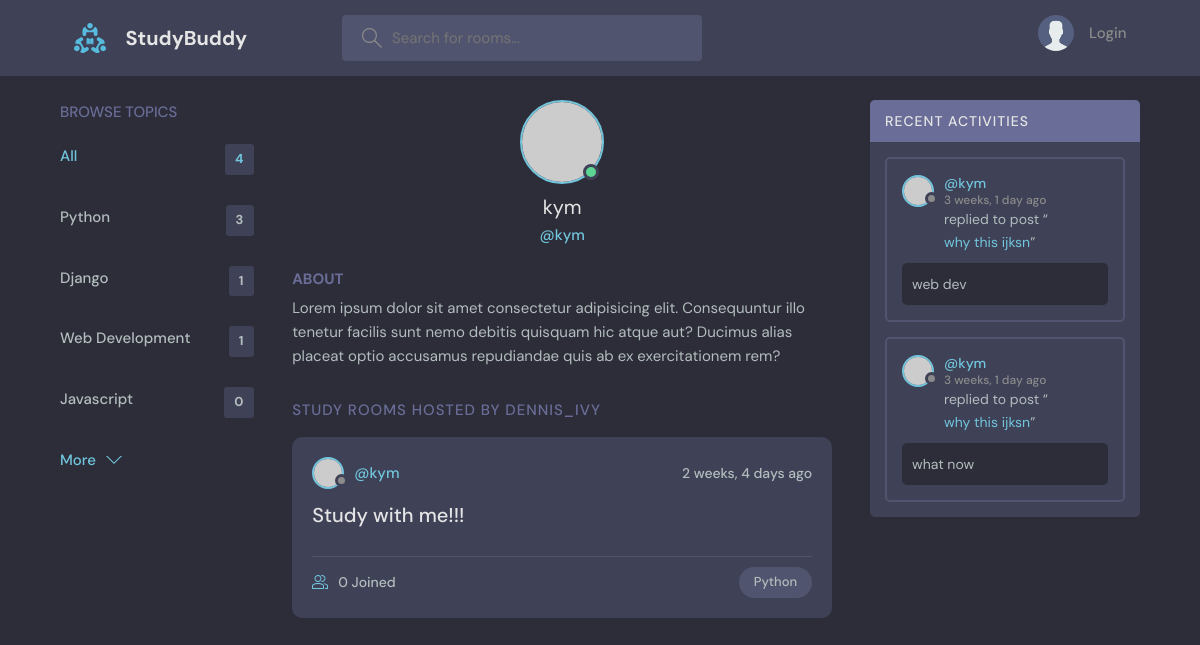
Before: /profile/4/ with the older database file.
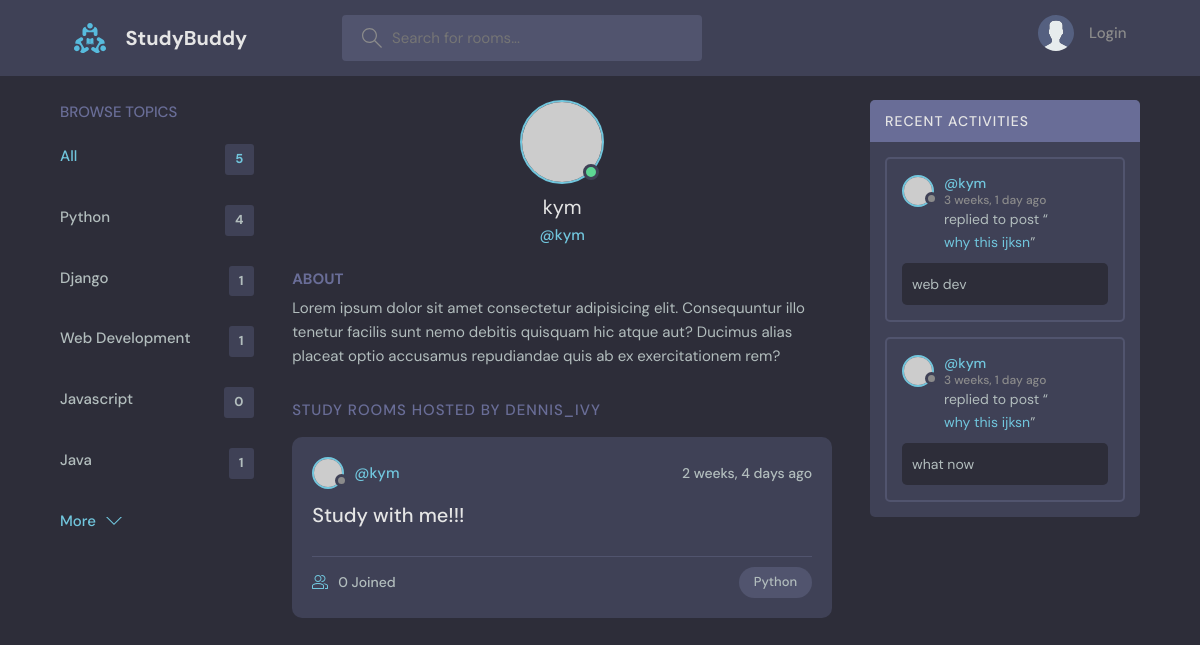
After: the same page with the newer database file.
### base/models.py (models this page shows, shortened)
class Topic(models.Model):
    name=models.CharField(max_length=200)

class Room(models.Model):
    host=models.ForeignKey(User,on_delete=models.SET_NULL,null=True)
    topic=models.ForeignKey(Topic,on_delete=models.SET_NULL,null=True)
    name=models.CharField(max_length=200)
    description=models.TextField(null=True, blank=True)
    participants=models.ManyToManyField(User,related_name='participants',blank=True)
    updated=models.DateTimeField(auto_now=True)
    created=models.DateTimeField(auto_now_add=True)
    class Meta:
        ordering=['-updated','-created']
    def __str__(self):
        return self.name

class Message(models.Model):
    user=models.ForeignKey(User,on_delete=models.CASCADE)
    room=models.ForeignKey(Room,on_delete=models.CASCADE)
    body=models.TextField()
    updated=models.DateTimeField(auto_now=True)
    created=models.DateTimeField(auto_now_add=True)
    class Meta:
       ordering=['-updated','-created']

### base/views.py (the view)
# urls.py: path('profile/<str:pk>/',views.userProfile,name="user-profile"),
def userProfile(request,pk):
    user =User.objects.get(id=pk)
    rooms=user.room_set.all()
    room_messages=user.message_set.all()
    topics=Topic.objects.all()
    context={'user':user,'rooms':rooms,'room_messages':room_messages,'topics':topics}
    return render(request,'base/profile.html',context)

### base/templates/base/profile.html (shortened to what this page needs)
{%extends 'main.html'%}
{% block content %}
  <main class="profile-page layout layout--3">
    <div class="container">
      {%include 'base/topics_component.html'%}
      <div class="roomList">
        <div class="profile">
          <div class="profile__avatar">
            <div class="avatar avatar--large active">
              <img src="https://randomuser.me/api/portraits/men/11.jpg" />
            </div>
          </div>
          <div class="profile__info">
            <h3>{{user.username}}</h3>
            <p>@{{user.username}}</p>
          </div>
          <div class="profile__about">
            <h3>About</h3>
            <p>
              Lorem ipsum dolor sit amet consectetur adipisicing elit. Consequuntur illo tenetur
              facilis sunt nemo debitis quisquam hic atque aut? Ducimus alias placeat optio
              accusamus repudiandae quis ab ex exercitationem rem?
            </p>
          </div>
        </div>
        <div class="roomList__header">
          <div>
            <h2>Study Rooms Hosted by dennis_ivy</a>
            </h2>
          </div>
        </div>
        {%include 'base/feed_component.html'%}
      </div>
      {%include 'base/activity_component.html'%}
    </div>
  </main>
  {% endblock content %}

### base/templates/base/topics_component.html
<div class="topics">
   <div class="topics__header">
     <h2>Browse Topics</h2>
   </div>
   <ul class="topics__list">
     <li>
       <a href="{% url 'home' %}" class="active">All <span>{{topics.count}}</span></a>
     </li>
     {%for topic in topics%}
     <li>
       <a href="{% url 'home' %}?q={{topic.name}}">{{topic.name}}<span>{{topic.room_set.all.count}}</span></a>
     </li>
     {%endfor%}
   </ul>
   <a class="btn btn--link" href="{% url 'topics'%}">
     More
     <svg version="1.1" xmlns="http://www.w3.org/2000/svg" width="32" height="32" viewBox="0 0 32 32">
       <title>chevron-down</title>
       <path d="M16 21l-13-13h-3l16 16 16-16h-3l-13 13z"></path>
     </svg>
   </a>
 </div>

### base/templates/base/feed_component.html (shortened to what this page needs)
{% for room in rooms%}
<div class="roomListRoom">
   <div class="roomListRoom__header">
     <a href="{% url 'user-profile' room.host.id %}" class="roomListRoom__author">
       <div class="avatar avatar--small">
         <img src="https://randomuser.me/api/portraits/women/11.jpg" />
       </div>
       <span>@{{room.host.username}}</span>
     </a>
     <div class="roomListRoom__actions">
       <span>{{room.created|timesince}} ago</span>
     </div>
   </div>
   <div class="roomListRoom__content">
     <a href="{%url 'room' room.id%}">{{room.name}}</a>
   </div>
   <div class="roomListRoom__meta">
     <a href="{%url 'room' room.id%}" class="roomListRoom__joined">
       {{room.participants.all.count}} Joined
     </a>
     <p class="roomListRoom__topic">{{room.topic.name}}</p>
   </div>
 </div>
 {% endfor %}

### base/templates/base/activity_component.html (shortened to what this page needs)
<div class="activities">
    <div class="activities__header">
      <h2>Recent Activities</h2>
    </div>
{%for message in room_messages%}
    <div class="activities__box">
      <div class="activities__boxHeader roomListRoom__header">
        <a href="{%url 'user-profile' message.user.id%}" class="roomListRoom__author">
          <div class="avatar avatar--small">
            <img src="https://randomuser.me/api/portraits/women/11.jpg" />
          </div>
          <p>
            @{{message.user}}
            <span>{{message.created|timesince}} ago</span>
          </p>
        </a>
      </div>
      <div class="activities__boxContent">
        <p>replied to post “<a href="{%url 'room' message.room.id%}">{{message.room}}</a>”</p>
        <div class="activities__boxRoomContent">
          {{message.body}}
        </div>
      </div>
    </div>
    {%endfor%}
  </div>

Changed rows visible on the page:
computed for Topic "Python": room_set.all.count "3" → "4"
added Topic: name "Java", room_set.all.count "1"
Other visible differences:
{{ topics.count }}: "4" → "5"
